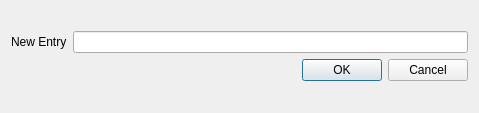
<?xml version="1.0" encoding="UTF-8"?>
<ui version="4.0">
 <class>addnewentry</class>
 <widget class="QDialog" name="addnewentry">
  <property name="geometry">
   <rect>
    <x>0</x>
    <y>0</y>
    <width>479</width>
    <height>113</height>
   </rect>
  </property>
  <property name="windowTitle">
   <string>new Entry</string>
  </property>
  <property name="windowIcon">
   <iconset resource="icons.qrc">
    <normaloff>:/Icons/Icons/plus7.svg</normaloff>:/Icons/Icons/plus7.svg</iconset>
  </property>
  <layout class="QGridLayout" name="gridLayout">
   <item row="0" column="0">
    <layout class="QVBoxLayout" name="verticalLayout">
     <item>
      <layout class="QHBoxLayout" name="horizontalLayout">
       <item>
        <widget class="QLabel" name="label">
         <property name="text">
          <string>New Entry</string>
         </property>
        </widget>
       </item>
       <item>
        <widget class="QLineEdit" name="newentry"/>
       </item>
      </layout>
     </item>
     <item>
      <layout class="QHBoxLayout" name="horizontalLayout_2">
       <item>
        <spacer name="horizontalSpacer">
         <property name="orientation">
          <enum>Qt::Horizontal</enum>
         </property>
         <property name="sizeHint" stdset="0">
          <size>
           <width>40</width>
           <height>20</height>
          </size>
         </property>
        </spacer>
       </item>
       <item>
        <widget class="QDialogButtonBox" name="buttonBox">
         <property name="standardButtons">
          <set>QDialogButtonBox::Cancel|QDialogButtonBox::Ok</set>
         </property>
        </widget>
       </item>
      </layout>
     </item>
    </layout>
   </item>
  </layout>
 </widget>
 <resources>
  <include location="icons.qrc"/>
 </resources>
 <connections/>
</ui>
